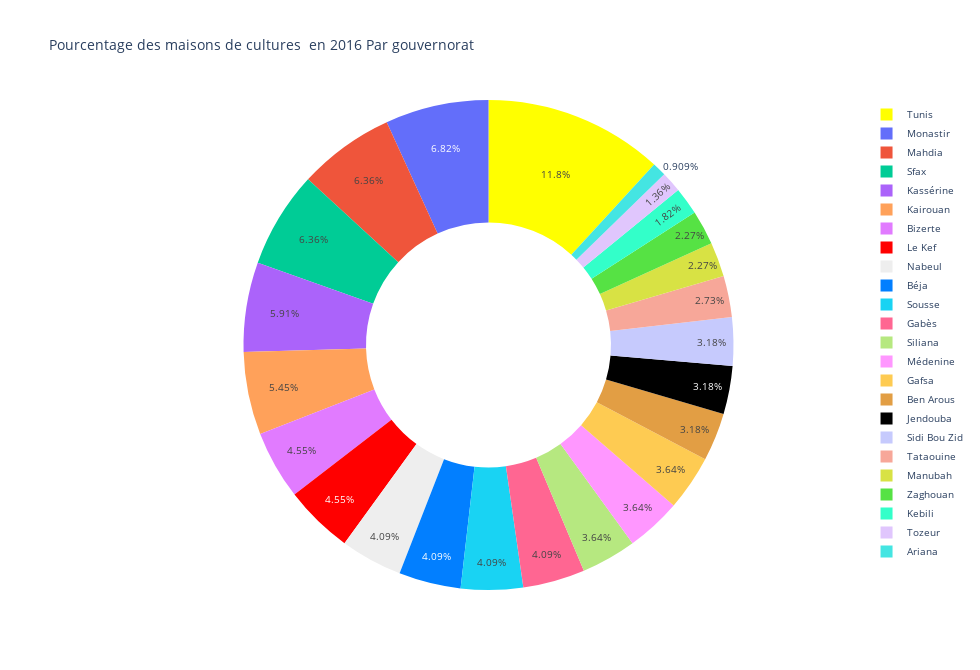

Write notebook code for a chart like this one.
### Code cell
import plotly.graph_objects as go
import pandas as pd
df=pd.read_csv ('evolution-nombre-maison-culture.csv')
chart_colors = [ 'yellow', '#44e5e2', '#e29e44',
                '#d8e244', '#eeeeee', '#56e244', 
                '#e17bff','#027fff', 'black','red']

fig= go.Figure(data=[go.Pie(labels=df['gov_name_f'], values=df['2016'], hole=.5, sort=True,
                                 hoverinfo='text+value+label',
                                 marker=dict(colors=chart_colors))])
fig.update_layout(title_text='Pourcentage des maisons de cultures  en 2016 Par gouvernorat ', height=670, width=980, font=dict(size=10))
fig

### Figure 1 — Plotly figure (JSON) as saved in the notebook; plotly's stock layout.template omitted (floating-point values rounded to 4 significant figures)
{"data": [{"hole": 0.5, "hoverinfo": "text+value+label", "labels": ["Tunis", "Ariana", "Ben Arous", "Manubah", "Nabeul", "Zaghouan", "Bizerte", "Béja", "Jendouba", "Le Kef", "Siliana", "Sousse", "Monastir", "Mahdia", "Sfax", "Kairouan", "Kassérine", "Sidi Bou Zid", "Gabès", "Médenine", "Tataouine", "Gafsa", "Tozeur", "Kebili"], "marker": {"colors": ["yellow", "#44e5e2", "#e29e44", "#d8e244", "#eeeeee", "#56e244", "#e17bff", "#027fff", "black", "red"]}, "sort": true, "type": "pie", "values": [26, 2, 7, 5, 9, 5, 10, 9, 7, 10, 8, 9, 15, 14, 14, 12, 13, 7, 9, 8, 6, 8, 3, 4]}], "layout": {"font": {"size": 10}, "height": 670, "title": {"text": "Pourcentage des maisons de cultures  en 2016 Par gouvernorat "}, "width": 980}}
